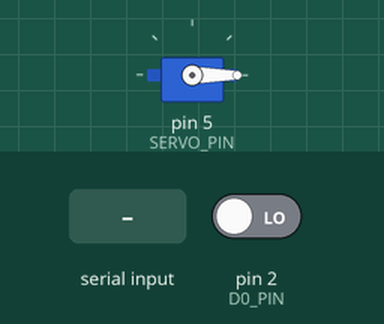
The sketch below on a simulated Arduino Mega 2560, built with avr-gcc and run on an emulated ATmega2560. On the bench: servo. The inputs (shaded band) are chosen by the test bench; at power-on: pin 2 (D0_PIN) LOW. What the sketch prints to the serial monitor is not drawn.

Above: at 2.3 s.
2.4 s: "90,45\n" received over Serial
At 3.0 s:
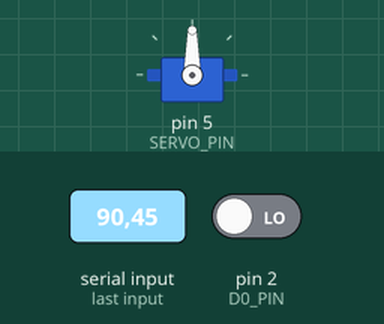
Timing chart, 0 to 28.5 s (numbered marks = the images above; inputs shaded):
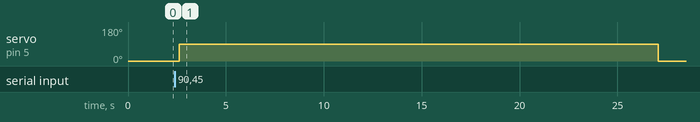

The sketch:

Mega.ino
```cpp
#include <Servo.h> // 서보 모터 라이브러리 포함
Servo sv;         // Servo 객체 생성

// 핀 정의
const int D0_PIN = 2;    // 조도 센서 D0 핀 (현재 서보 제어 로직에서는 사용하지 않음)
const int SERVO_PIN = 5; // 서보 모터 신호 핀

// 서보 모터의 열림/닫힘 각도 정의
const int SERVO_CLOSED_ANGLE = 0;   // 문이 닫힌 상태의 각도 (실제 디스펜서에 맞춰 조절)
const int SERVO_OPEN_ANGLE = 90;    // 문이 열린 상태의 각도 (실제 디스펜서에 맞춰 조절)

void setup() {
  // USB 시리얼 통신 시작 (Mac과의 통신용)
  // Python 스크립트의 BAUD_RATE와 동일하게 설정해야 합니다.
  Serial.begin(9600);
  Serial.println("아두이노 메가 시작: 파우더 디스펜서 제어 대기 중");
  Serial.println("-------------------------------------------------");
  Serial.println("명령: 실수 값 (예: '1.0', '2.5', '3.0')을 받으면 해당 시간(초) 동안 열림");

  // 조도 센서 핀 설정 (현재 서보 제어 로직에서는 사용하지 않음)
  pinMode(D0_PIN, INPUT);

  // 서보 모터 설정
  sv.attach(SERVO_PIN); // 서보 모터를 핀에 연결
  sv.write(SERVO_CLOSED_ANGLE); // 초기 각도를 닫힌 상태로 설정
  delay(1000); // 서보 초기 이동 시간 대기
}

void loop() {
  // 조도 센서 상태 확인 및 USB 시리얼 모니터로 출력 (선택 사항)
  int cds_state = digitalRead(D0_PIN);
  Serial.print("조도 센서 상태: ");
  if (cds_state == HIGH) {
    Serial.println("HIGH");
  } else {
    Serial.println("LOW");
  }

  // USB 시리얼로부터 입력 확인 및 서보 제어
  if (Serial.available()) { // USB 시리얼 버퍼에 데이터가 있는지 확인
    // Python에서 보낸 첫 번째 값을 문자열로 읽고 실수로 변환
    String commandString = Serial.readStringUntil('\n'); // 개행 문자(\n)까지 문자열 읽기
    commandString.trim(); // 문자열 앞뒤 공백 제거 (Python에서 보낸 값에 공백이 있을 수 있으므로)

    Serial.print("USB 시리얼 수신 명령 (문자열): '");
    Serial.print(commandString);
    Serial.print("' -> ");

    float floatValue = commandString.toFloat(); // 수신된 문자열을 실수(float)로 변환
    int openDurationMs = 0; // 서보를 열어둘 시간 (밀리초)

    // 변환된 실수 값으로 서보 열림 시간 결정
    if (floatValue > 0) { // 양수 값인 경우에만 처리
        // 실수 값을 초 단위로 간주하고 밀리초로 변환 (예: 1.5 -> 1500ms)
        openDurationMs = (int)(floatValue * 1000);
        Serial.print("서보 ");
        Serial.print(floatValue);
        Serial.println("초 동안 열림 (실수 값 기반)");
    } else {
        Serial.println("유효하지 않은 값 또는 0 이하의 값 수신");
    }

    // 유효한 열림 시간이 설정되었을 경우에만 서보 제어
    if (openDurationMs > 0) {
      sv.write(SERVO_OPEN_ANGLE);  // 서보 문을 열림 각도로 이동
      delay(openDurationMs);       // 지정된 시간 동안 유지
      sv.write(SERVO_CLOSED_ANGLE); // 서보 문을 닫힘 각도로 이동
      Serial.println("서보 닫힘");
    }

    // USB 시리얼 버퍼에 남은 데이터를 모두 비워줍니다.
    while (Serial.available()) {
      Serial.read();
    }
  }

  delay(200); // 루프 주기 조절
}
```

Measured:
- after the input at 2.4 s, servo on pin 5 (SERVO_PIN): 0° → 90° after 0.22 s, → 0° 24.5 s later
